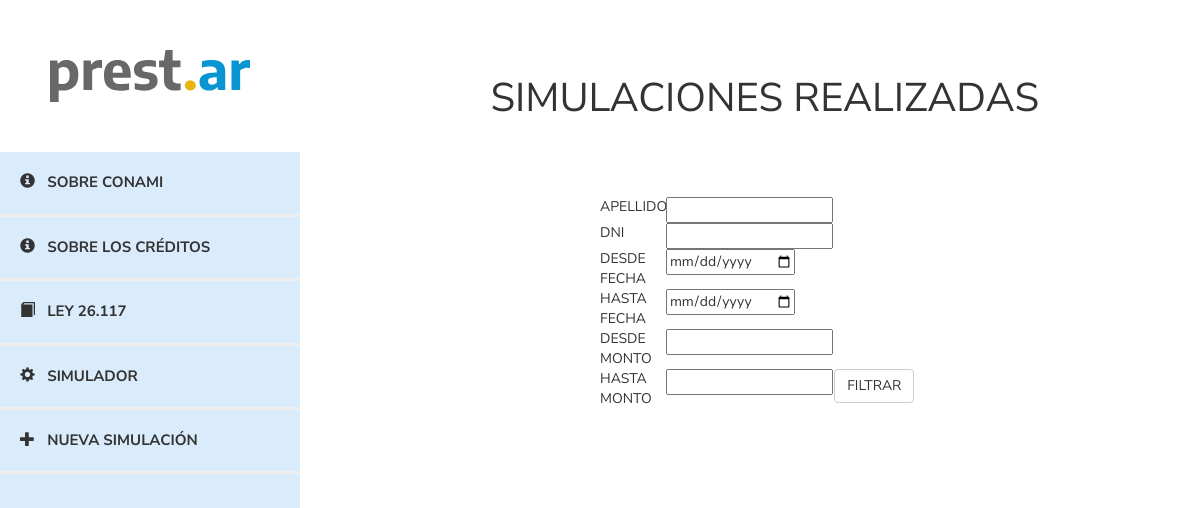
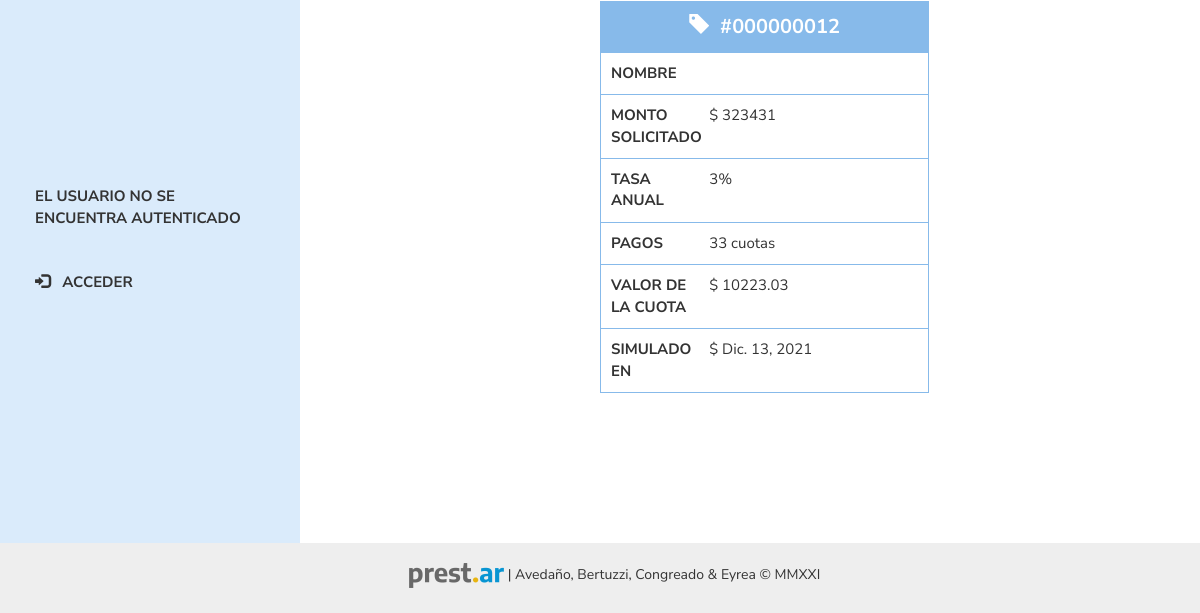
Before: /simulador/list/ with the older database file (2 pictures, top to bottom).
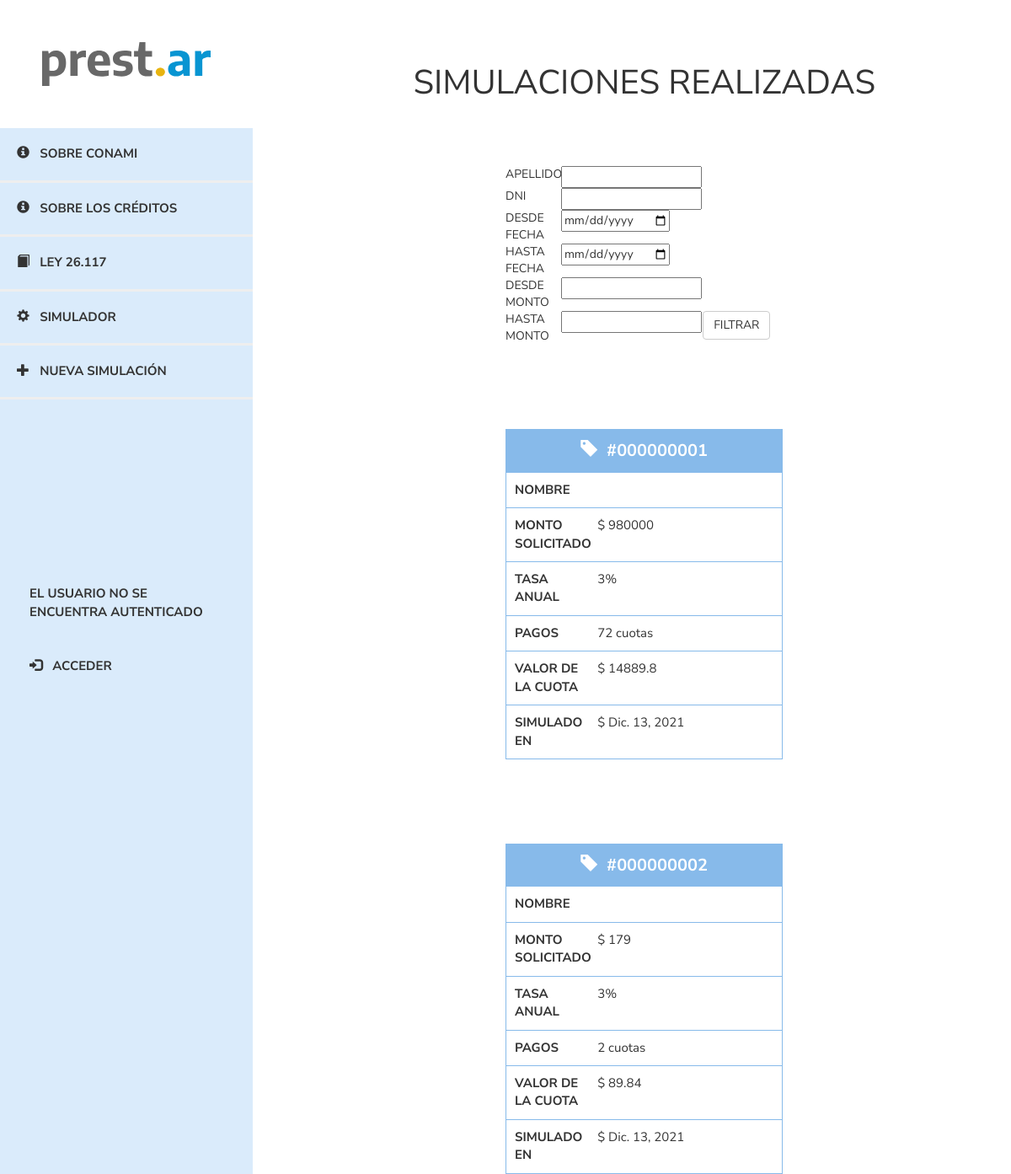
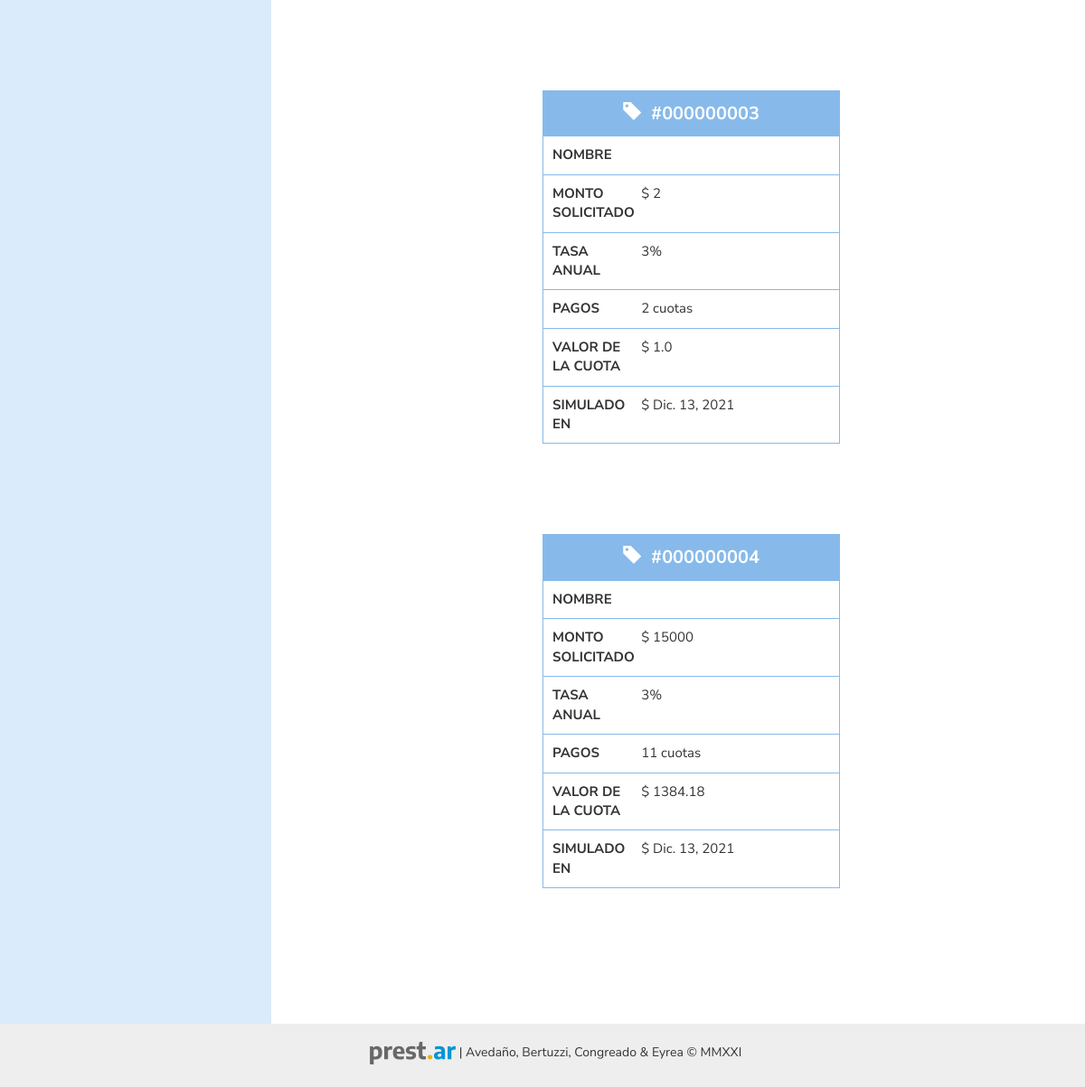
After: the same page with the newer database file (2 pictures, top to bottom).
### prestamos/models.py (models this page shows, shortened)
class Simulacion(models.Model):
    author = models.ForeignKey(
        settings.AUTH_USER_MODEL, on_delete=models.CASCADE, null=True, blank=True)
    nombre = models.CharField(max_length=200)
    apellido = models.CharField(max_length=200)
    dni = models.IntegerField(validators=[
                              MaxValueValidator(99999999)])
    monto = models.IntegerField()
    created_date = models.DateTimeField(
        default=timezone.now)
    tasa_anual = models.SmallIntegerField()
    cant_cuotas = models.SmallIntegerField()
    telefono = models.CharField(max_length=200)
    email = models.CharField(max_length=200)
    def calculo_cuota(self):
        calculo_cuota = round(self.monto*(0.03/12) /
                              (1-(1+(0.03/12))**(-self.cant_cuotas)), 2)
        return round(calculo_cuota, 2)

### prestamos/views.py (the view)
# urls.py: path('simulador/list/', views.simulaciones_list, name='simulaciones_list'),
def simulaciones_list(request):
    simulaciones = SimulacionFilter(
        request.GET, queryset=Simulacion.objects.all())
    return render(request, 'simulador/simulaciones_list.html', {'filter': simulaciones})

### prestamos/templates/simulador/simulaciones_list.html
{% extends 'base.html' %}
{% block content %}
<header>
	SIMULACIONES REALIZADAS
</header>
<main>
	<form method="GET">
		<div class="busqueda_pro">
		<div class="box1" value="APELLIDO">APELLIDO</div>
		<div class="box2" value="SIMULACION">{{ filter.form.apellido }}</div>
		<div class="box3"></div>
		<div class="box1" value="APELLIDO">DNI</div>
		<div class="box2" value="SIMULACION">{{ filter.form.dni }}</div>
		<div class="box3"></div>
		<div class="box1" value="created_date">DESDE FECHA</div>
		<div class="box2" value="FECHA">{{ filter.form.start_date }}</div>
		<div class="box3"></div>
		<div class="box1" value="created_date">HASTA FECHA</div>
		<div class="box2" value="FECHA">{{ filter.form.end_date }}</div>
		<div class="box3"></div>
		<div class="box1" value="monto">DESDE MONTO</div>
		<div class="box2" value="MONTO">{{ filter.form.monto_desde }}</div>
		<div class="box3"></div>
		<div class="box1" value="monto">HASTA MONTO</div>
		<div class="box2" value="MONTO">{{ filter.form.monto_hasta }}</div>
		<div class="box3"><input class="save btn btn-default"  type="submit" value="FILTRAR" /></div>
		</div>
	</form>
  {% for simulacion in filter.qs %}
<form target="_self"  method="POST" class="simulacion">
			<div class="caja">
     			<div class="grid-item titulo mayus"><a href="{% url 'simulacion_detail' pk=simulacion.pk %}"><span class="glyphicon glyphicon-tag"></span>&nbsp;&nbsp;#{{ simulacion.id|stringformat:"09d" }}</a></div>
          <div class="grid-item texto">NOMBRE</div>
          <div class="grid-item">{{ simulacion.apellido }}</div>
          <div class="grid-item texto">MONTO SOLICITADO</div>
          <div class="grid-item">$ {{ simulacion.monto}}</div>
          <div class="grid-item texto">TASA ANUAL</div>
          <div class="grid-item">{{ simulacion.tasa_anual }}%</div>
          <div class="grid-item texto">PAGOS</div>
          <div class="grid-item">{{ simulacion.cant_cuotas }} cuotas</div>
          <div class="grid-item texto">VALOR DE LA CUOTA</div>
          <div class="grid-item">$ {{ simulacion.calculo_cuota }}</div>
					<div class="grid-item texto">SIMULADO EN</div>
					<div class="grid-item">$ {{ simulacion.created_date | date }}</div>
			</div>
	</form>
  {% empty %}
	<div class="grid-item texto">AÚN NO HAY SIMULACIONES CARGADAS</div>
  {% endfor %}
</main>
{% endblock %}

Changed rows visible on the page:
removed Simulacion: id "000000012", monto "323431", tasa_anual "3", cant_cuotas "33", calculo_cuota "10223.03", created_date "Dic. 13, 2021"
added Simulacion: id "000000001", monto "980000", tasa_anual "3", cant_cuotas "72", calculo_cuota "14889.8", created_date "Dic. 13, 2021"
added Simulacion: id "000000002", monto "179", tasa_anual "3", cant_cuotas "2", calculo_cuota "89.84", created_date "Dic. 13, 2021"
added Simulacion: id "000000003", monto "2", tasa_anual "3", cant_cuotas "2", calculo_cuota "1.0", created_date "Dic. 13, 2021"
added Simulacion: id "000000004", monto "15000", tasa_anual "3", cant_cuotas "11", calculo_cuota "1384.18", created_date "Dic. 13, 2021"
